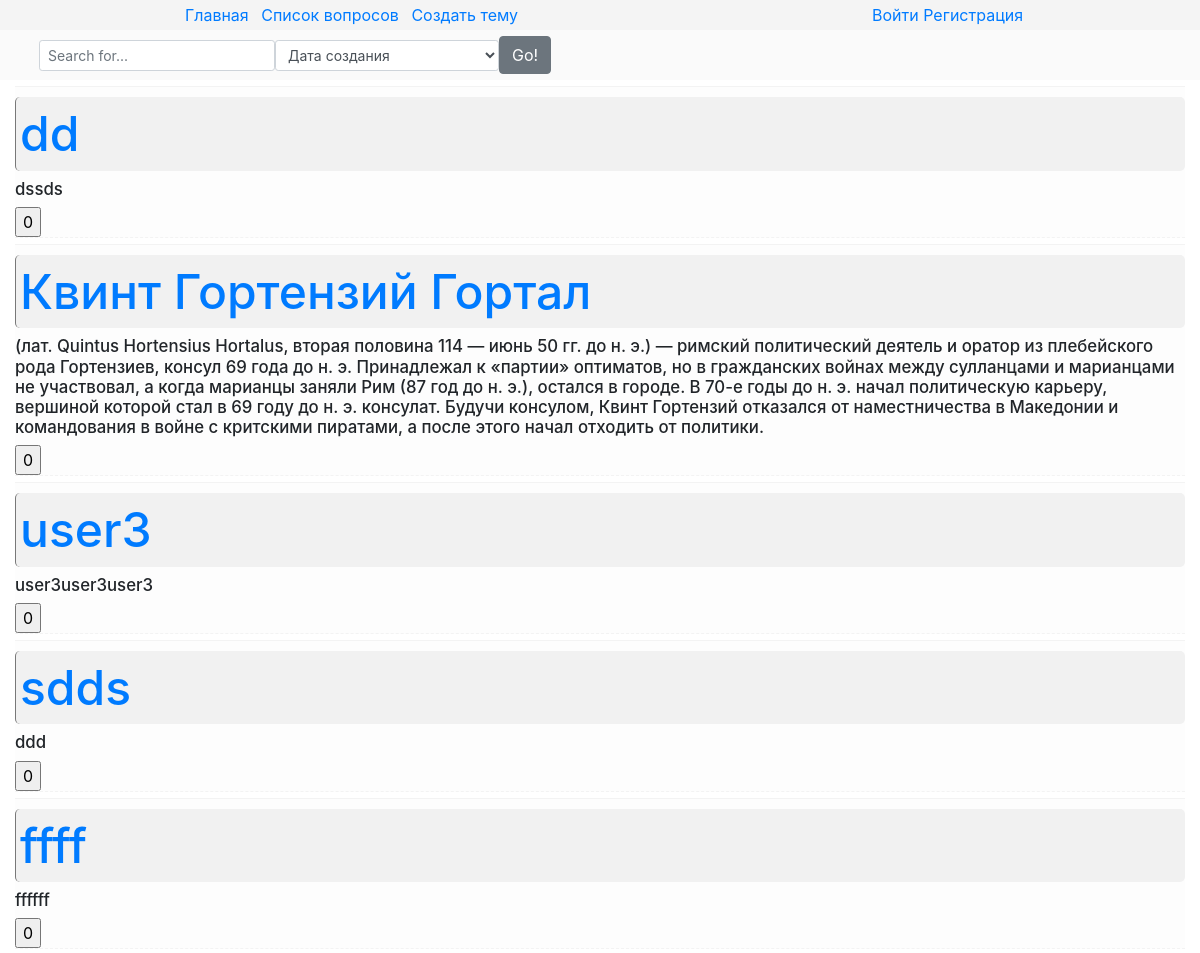
The page /list/ (upper part) on the database as committed earlier.
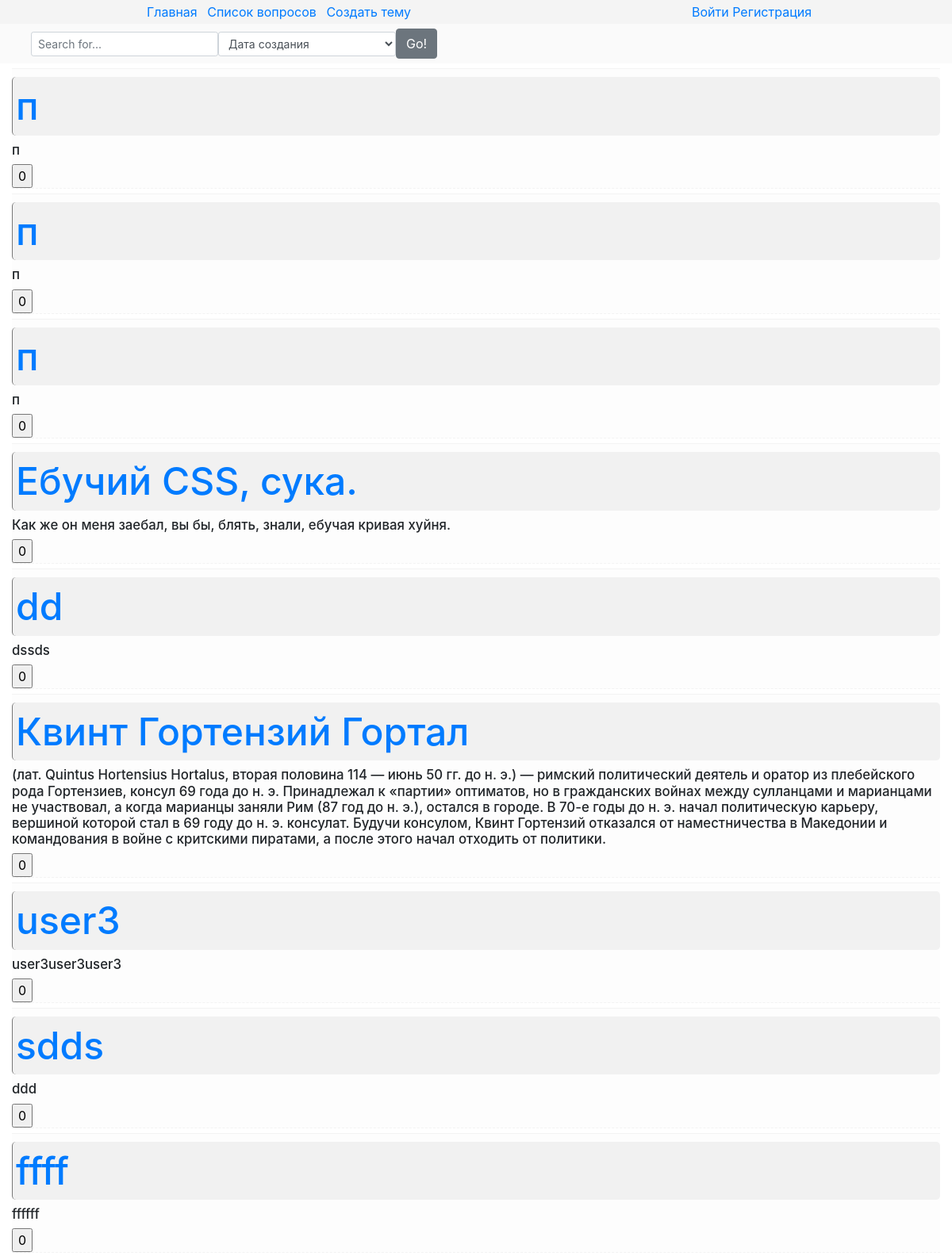
The same page on the database as committed later.
### core/models.py (models this page shows, shortened)
class Topic(models.Model):
    title = models.CharField(max_length=40)
    description = models.TextField()
    author = models.ForeignKey(settings.AUTH_USER_MODEL, on_delete=PROTECT)
    pub_date = models.DateTimeField(auto_now_add=True)
    update_date = models.DateTimeField(auto_now=True)
    comments = GenericRelation(Comment, related_query_name="comments", content_type_field="model_type")
    likes = GenericRelation(Like,related_query_name="likes", content_type_field="model_type")
    class Meta:
        ordering = ("-pub_date","title")

### core/views.py (the view)
# urls.py: url(r"^list/",views.TopicsListView.as_view(), name="list")
class TopicsListView(ListView):
    model = Topic
    template_name = "core/list.html"
    def dispatch(self, request, *args, **kwargs):
        self.form = IndexPageForm(request.GET)
        self.form.is_valid()
        return super(TopicsListView, self).dispatch(request, *args, **kwargs)
    def get_queryset(self):
        sort_field = self.form.cleaned_data.get("sort_field","-pub_date")
        search_field = self.form.cleaned_data.get("search_field",None)
        if sort_field == "":
            sort_field = "-pub_date"
        if search_field == "":
            search_field = None
        if search_field is not None:
            self.queryset = Topic.objects.order_by(sort_field).filter(Q(title__icontains=search_field)|Q(description__icontains=search_field))
        else:
            self.queryset = Topic.objects.order_by(sort_field)
        return self.queryset[0:40]
    def get_context_data(self, **kwargs):
        context = super(TopicsListView, self).get_context_data(**kwargs)
        context["form"] = self.form
        return context

### core/forms.py
class IndexPageForm(forms.Form):
    search_field = forms.CharField(required=False)
    sort_field = forms.ChoiceField(choices=(("-pub_date", "Дата создания"), ("-article_rating", "Рейтинг"), ("comments_count", "Количество комментариев")),required=False)

### core/templates/core/list.html (shortened to what this page needs)
{% extends "core/patterns/parents/main.html" %}
{% load static %}
{% block extra_head %}
    <link href="{% static "core/list.css" %}" type="text/css" rel="stylesheet">
    <link href="{% static "core/index.css" %}" type="text/css" rel="stylesheet">
{% endblock %}
{% block header %}{% include "core/patterns/includes/header_with_field.html" %}{% endblock %}
{% block content %}
    {% for object in object_list %}
        <div class="object">
            <h4><a href="{% url "core:detail" object.id %}" id="{{ object.id }}"><div class="topic"> {{ object.title }} </div></a></h4>
            <h5>{{ object.description }}</h5>
            <form method="post" action="{% url "rating_app:add_like" %}">
                <input type="submit" value="{{ object.likes.count }}">
            </form>
        </div>
    {% endfor %}
{% endblock %}

### core/templates/core/patterns/parents/main.html (shortened to what this page needs)
{% load staticfiles %}
<!DOCTYPE html>
<html lang="en">
<head>
    {% block main_head %}
    {% block bootstrap_style %} <link rel="stylesheet" href="https://maxcdn.bootstrapcdn.com/bootstrap/4.0.0-beta.2/css/bootstrap.min.css"> {% endblock %}
    {% block default_stylesheet %} <link type="text/css" rel="stylesheet" href="{% static "core/main.css" %}"> {% endblock %}
    {% block extra_head %}{% endblock %}
    {% endblock %}
</head>
<body>
    <div class="main">
    {% block main_body %}
        <div class="header container-fluid"> {% block header %}{% include "core/patterns/includes/header.html" %}{% endblock %} </div>
        <div class="content container-fluid"> {% block content %}{% endblock %} </div>
    {% endblock %}
    </div>
</body>
</html>

### core/templates/core/patterns/includes/header_with_field.html (shortened to what this page needs)
{% extends "core/patterns/includes/header.html" %}
{% load widget_tweaks %}
{% block search_field %}
    <div class="row header_row_2 align-items-center">
            <div class="col-auto search-col">
                <form action="" class="input-group-sm form-inline">
                    {% render_field form.search_field class="form-control" placeholder="Search for..." %}
                    {% render_field form.sort_field class="form-control sort_field" %}
                    <span class="input-group-btn">
                        <input type="submit" class="btn btn-secondary" value="Go!">
                    </span>
                    </form>
            </div>
    </div>
{% endblock %}

### core/templates/core/patterns/includes/header.html
<div class="row align-items-center justify-content-around header_row_1">
    <div class="col-auto links ">
          <a href="{% url "core:index" %}">Главная</a>
          <a href="{% url "core:list" %}">Список вопросов</a>
          <a href="{% url "core:create" %}">Создать тему</a>
    </div>
    <div class="col-auto user_info">
        {% if user.is_authenticated %}
            <div class="user_is_login">
                {{ user.username }}
                <a href="{% url "logout" %}?next={{ request.path }}">Выйти</a>
            </div>
        {% else %}
            <div class="user_is_not_login">
                <a href="{% url "login" %}?next={{ request.path }}">Войти</a>
                <a href="{% url "register" %}?next={{ request.path }}">Регистрация</a>
            </div>
        {% endif %}
    </div>
</div>
{% block search_field %}{% endblock %}

### core/static/core/main.css (style rules this page uses)
.header { min-height: 30px; background-color: #f4f4f4; }
.header_row_1 { min-height:30px; }
.header_row_2 { background-color: #fafafa; min-height:50px; }
.links a { padding-left:8px; }
.search-col { margin-left:2vw; }
.sort_field { width:10px; }
h5 { font-size: 1.05rem; }

### core/static/core/list.css (style rules this page uses)
.object { background-color: #fdfdfd; margin-top:6px; border-top:1px solid #f3f3f3; border-bottom:1px dashed #f3f3f3; padding-top: 4px; }

### core/static/core.deleted(remove ".deleted" to restore)/index.css (style rules this page uses)
.topic { margin-top: 6px; border-left: 1px solid #787878; background-color: #f1f1f1; border-radius: 5px; padding-top: 8px; padding-bottom: 8px; padding-left:4px; }
.content a { font-size: 2em; }

Rows that differ between the two databases and show on the page:
added Topic: title "п", description "п", likes.count "0"
added Topic: title "п", description "п", likes.count "0"
added Topic: title "п", description "п", likes.count "0"
added Topic: title "Ебучий CSS, сука.", description "Как же он меня заебал, вы бы, блять, знали, ебучая кривая хуйня.", likes.count "0"
